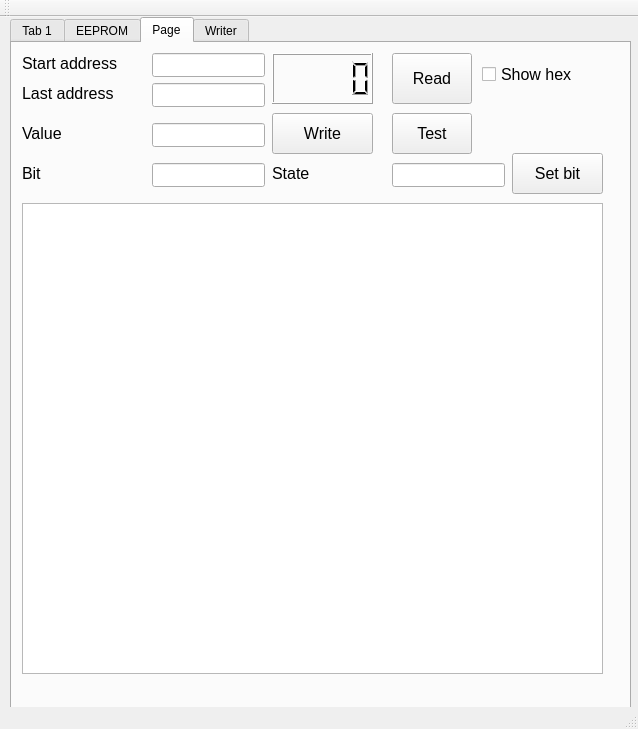
<?xml version="1.0" encoding="UTF-8"?>
<ui version="4.0">
 <class>MainWindow</class>
 <widget class="QMainWindow" name="MainWindow">
  <property name="geometry">
   <rect>
    <x>0</x>
    <y>0</y>
    <width>638</width>
    <height>729</height>
   </rect>
  </property>
  <property name="windowTitle">
   <string>sioxtest</string>
  </property>
  <widget class="QWidget" name="centralWidget">
   <widget class="QTabWidget" name="tabWidget">
    <property name="geometry">
     <rect>
      <x>10</x>
      <y>0</y>
      <width>621</width>
      <height>701</height>
     </rect>
    </property>
    <property name="currentIndex">
     <number>2</number>
    </property>
    <widget class="QWidget" name="tab">
     <attribute name="title">
      <string>Tab 1</string>
     </attribute>
     <widget class="QLineEdit" name="stationAddressTextBox">
      <property name="geometry">
       <rect>
        <x>180</x>
        <y>370</y>
        <width>61</width>
        <height>21</height>
       </rect>
      </property>
      <property name="text">
       <string/>
      </property>
     </widget>
     <widget class="QLabel" name="busNumberLabel">
      <property name="geometry">
       <rect>
        <x>130</x>
        <y>70</y>
        <width>111</width>
        <height>21</height>
       </rect>
      </property>
      <property name="font">
       <font>
        <pointsize>12</pointsize>
       </font>
      </property>
      <property name="text">
       <string/>
      </property>
     </widget>
     <widget class="QLabel" name="stationAddressLabel">
      <property name="geometry">
       <rect>
        <x>10</x>
        <y>370</y>
        <width>131</width>
        <height>21</height>
       </rect>
      </property>
      <property name="font">
       <font>
        <pointsize>12</pointsize>
       </font>
      </property>
      <property name="text">
       <string>Station address</string>
      </property>
     </widget>
     <widget class="QPushButton" name="activatePort1">
      <property name="geometry">
       <rect>
        <x>10</x>
        <y>240</y>
        <width>230</width>
        <height>41</height>
       </rect>
      </property>
      <property name="font">
       <font>
        <pointsize>12</pointsize>
       </font>
      </property>
      <property name="text">
       <string>Aktivera port 1</string>
      </property>
     </widget>
     <widget class="QLineEdit" name="outputTextBox">
      <property name="geometry">
       <rect>
        <x>180</x>
        <y>400</y>
        <width>61</width>
        <height>21</height>
       </rect>
      </property>
      <property name="text">
       <string/>
      </property>
     </widget>
     <widget class="QLabel" name="commandLabel">
      <property name="geometry">
       <rect>
        <x>10</x>
        <y>100</y>
        <width>91</width>
        <height>21</height>
       </rect>
      </property>
      <property name="font">
       <font>
        <pointsize>12</pointsize>
       </font>
      </property>
      <property name="text">
       <string>Command</string>
      </property>
     </widget>
     <widget class="QLabel" name="portLabel">
      <property name="geometry">
       <rect>
        <x>10</x>
        <y>10</y>
        <width>49</width>
        <height>21</height>
       </rect>
      </property>
      <property name="font">
       <font>
        <pointsize>12</pointsize>
       </font>
      </property>
      <property name="text">
       <string>Port</string>
      </property>
     </widget>
     <widget class="QTextEdit" name="log">
      <property name="geometry">
       <rect>
        <x>250</x>
        <y>10</y>
        <width>351</width>
        <height>591</height>
       </rect>
      </property>
     </widget>
     <widget class="QLabel" name="speedLabel">
      <property name="geometry">
       <rect>
        <x>10</x>
        <y>40</y>
        <width>81</width>
        <height>21</height>
       </rect>
      </property>
      <property name="font">
       <font>
        <pointsize>12</pointsize>
       </font>
      </property>
      <property name="text">
       <string>Speed</string>
      </property>
     </widget>
     <widget class="QLabel" name="groupAddressLabel">
      <property name="geometry">
       <rect>
        <x>10</x>
        <y>340</y>
        <width>131</width>
        <height>21</height>
       </rect>
      </property>
      <property name="font">
       <font>
        <pointsize>12</pointsize>
       </font>
      </property>
      <property name="text">
       <string>Group address</string>
      </property>
     </widget>
     <widget class="QLabel" name="busLabel">
      <property name="geometry">
       <rect>
        <x>10</x>
        <y>70</y>
        <width>49</width>
        <height>21</height>
       </rect>
      </property>
      <property name="font">
       <font>
        <pointsize>12</pointsize>
       </font>
      </property>
      <property name="text">
       <string>Bus</string>
      </property>
     </widget>
     <widget class="QPushButton" name="initButton">
      <property name="geometry">
       <rect>
        <x>10</x>
        <y>140</y>
        <width>230</width>
        <height>41</height>
       </rect>
      </property>
      <property name="font">
       <font>
        <pointsize>12</pointsize>
       </font>
      </property>
      <property name="text">
       <string>Init</string>
      </property>
     </widget>
     <widget class="QLineEdit" name="commandTextbox">
      <property name="geometry">
       <rect>
        <x>130</x>
        <y>100</y>
        <width>113</width>
        <height>21</height>
       </rect>
      </property>
     </widget>
     <widget class="QLabel" name="outputLabel">
      <property name="geometry">
       <rect>
        <x>10</x>
        <y>400</y>
        <width>121</width>
        <height>21</height>
       </rect>
      </property>
      <property name="font">
       <font>
        <pointsize>12</pointsize>
       </font>
      </property>
      <property name="text">
       <string>Output</string>
      </property>
     </widget>
     <widget class="QLineEdit" name="speedTextbox">
      <property name="geometry">
       <rect>
        <x>130</x>
        <y>40</y>
        <width>113</width>
        <height>21</height>
       </rect>
      </property>
      <property name="text">
       <string>9600</string>
      </property>
     </widget>
     <widget class="QPushButton" name="testSioxData">
      <property name="geometry">
       <rect>
        <x>10</x>
        <y>430</y>
        <width>230</width>
        <height>41</height>
       </rect>
      </property>
      <property name="font">
       <font>
        <pointsize>12</pointsize>
       </font>
      </property>
      <property name="text">
       <string>Test SioxData</string>
      </property>
     </widget>
     <widget class="QPushButton" name="sendCommand">
      <property name="geometry">
       <rect>
        <x>10</x>
        <y>190</y>
        <width>230</width>
        <height>41</height>
       </rect>
      </property>
      <property name="font">
       <font>
        <pointsize>12</pointsize>
       </font>
      </property>
      <property name="text">
       <string>Send command</string>
      </property>
     </widget>
     <widget class="QLineEdit" name="groupAddressTextBox">
      <property name="geometry">
       <rect>
        <x>180</x>
        <y>340</y>
        <width>61</width>
        <height>21</height>
       </rect>
      </property>
      <property name="text">
       <string/>
      </property>
     </widget>
     <widget class="QPushButton" name="deactivatePort1">
      <property name="geometry">
       <rect>
        <x>10</x>
        <y>290</y>
        <width>230</width>
        <height>41</height>
       </rect>
      </property>
      <property name="font">
       <font>
        <pointsize>12</pointsize>
       </font>
      </property>
      <property name="text">
       <string>Deaktivera port 1</string>
      </property>
     </widget>
     <widget class="QLineEdit" name="portTextbox">
      <property name="geometry">
       <rect>
        <x>130</x>
        <y>10</y>
        <width>113</width>
        <height>21</height>
       </rect>
      </property>
      <property name="text">
       <string>COM3</string>
      </property>
     </widget>
     <widget class="QPushButton" name="testSioxText">
      <property name="geometry">
       <rect>
        <x>10</x>
        <y>480</y>
        <width>230</width>
        <height>41</height>
       </rect>
      </property>
      <property name="font">
       <font>
        <pointsize>12</pointsize>
       </font>
      </property>
      <property name="text">
       <string>Test SioxText</string>
      </property>
     </widget>
     <widget class="QPushButton" name="testRAMWrite">
      <property name="geometry">
       <rect>
        <x>10</x>
        <y>530</y>
        <width>230</width>
        <height>41</height>
       </rect>
      </property>
      <property name="font">
       <font>
        <pointsize>12</pointsize>
       </font>
      </property>
      <property name="text">
       <string>Test RAM Write</string>
      </property>
     </widget>
    </widget>
    <widget class="QWidget" name="eepromTab">
     <attribute name="title">
      <string>EEPROM</string>
     </attribute>
     <widget class="QTextEdit" name="eepromTextEdit">
      <property name="geometry">
       <rect>
        <x>0</x>
        <y>0</y>
        <width>601</width>
        <height>611</height>
       </rect>
      </property>
      <property name="font">
       <font>
        <family>Consolas</family>
        <pointsize>16</pointsize>
       </font>
      </property>
     </widget>
    </widget>
    <widget class="QWidget" name="tab_2">
     <attribute name="title">
      <string>Page</string>
     </attribute>
     <widget class="QLabel" name="startAddressLabel">
      <property name="geometry">
       <rect>
        <x>10</x>
        <y>10</y>
        <width>131</width>
        <height>21</height>
       </rect>
      </property>
      <property name="font">
       <font>
        <pointsize>12</pointsize>
       </font>
      </property>
      <property name="text">
       <string>Start address</string>
      </property>
     </widget>
     <widget class="QLabel" name="lastAddressLabel">
      <property name="geometry">
       <rect>
        <x>10</x>
        <y>40</y>
        <width>121</width>
        <height>21</height>
       </rect>
      </property>
      <property name="font">
       <font>
        <pointsize>12</pointsize>
       </font>
      </property>
      <property name="text">
       <string>Last address</string>
      </property>
     </widget>
     <widget class="QLineEdit" name="startAddressTextBox">
      <property name="geometry">
       <rect>
        <x>140</x>
        <y>10</y>
        <width>113</width>
        <height>24</height>
       </rect>
      </property>
      <property name="font">
       <font>
        <pointsize>12</pointsize>
       </font>
      </property>
     </widget>
     <widget class="QLineEdit" name="lastAddressTextBox">
      <property name="geometry">
       <rect>
        <x>140</x>
        <y>40</y>
        <width>113</width>
        <height>24</height>
       </rect>
      </property>
      <property name="font">
       <font>
        <pointsize>12</pointsize>
       </font>
      </property>
     </widget>
     <widget class="QLCDNumber" name="addressLCD">
      <property name="geometry">
       <rect>
        <x>260</x>
        <y>10</y>
        <width>101</width>
        <height>51</height>
       </rect>
      </property>
      <property name="font">
       <font>
        <pointsize>10</pointsize>
       </font>
      </property>
     </widget>
     <widget class="QPushButton" name="readRAMButton">
      <property name="geometry">
       <rect>
        <x>380</x>
        <y>10</y>
        <width>80</width>
        <height>51</height>
       </rect>
      </property>
      <property name="font">
       <font>
        <pointsize>12</pointsize>
       </font>
      </property>
      <property name="text">
       <string>Read</string>
      </property>
     </widget>
     <widget class="QTextEdit" name="ramOutputTextEdit">
      <property name="geometry">
       <rect>
        <x>10</x>
        <y>160</y>
        <width>581</width>
        <height>471</height>
       </rect>
      </property>
      <property name="font">
       <font>
        <family>Consolas</family>
        <pointsize>16</pointsize>
       </font>
      </property>
     </widget>
     <widget class="QPushButton" name="testRAMStuffButton">
      <property name="geometry">
       <rect>
        <x>380</x>
        <y>70</y>
        <width>80</width>
        <height>41</height>
       </rect>
      </property>
      <property name="font">
       <font>
        <pointsize>12</pointsize>
       </font>
      </property>
      <property name="text">
       <string>Test</string>
      </property>
     </widget>
     <widget class="QLabel" name="valueLabel">
      <property name="geometry">
       <rect>
        <x>10</x>
        <y>80</y>
        <width>121</width>
        <height>21</height>
       </rect>
      </property>
      <property name="font">
       <font>
        <pointsize>12</pointsize>
       </font>
      </property>
      <property name="text">
       <string>Value</string>
      </property>
     </widget>
     <widget class="QLineEdit" name="valueTextBox">
      <property name="geometry">
       <rect>
        <x>140</x>
        <y>80</y>
        <width>113</width>
        <height>24</height>
       </rect>
      </property>
      <property name="font">
       <font>
        <pointsize>12</pointsize>
       </font>
      </property>
     </widget>
     <widget class="QPushButton" name="writeValueButton">
      <property name="geometry">
       <rect>
        <x>260</x>
        <y>70</y>
        <width>101</width>
        <height>41</height>
       </rect>
      </property>
      <property name="font">
       <font>
        <pointsize>12</pointsize>
       </font>
      </property>
      <property name="text">
       <string>Write</string>
      </property>
     </widget>
     <widget class="QCheckBox" name="showHexCheckBox">
      <property name="geometry">
       <rect>
        <x>470</x>
        <y>20</y>
        <width>131</width>
        <height>22</height>
       </rect>
      </property>
      <property name="font">
       <font>
        <pointsize>12</pointsize>
       </font>
      </property>
      <property name="text">
       <string>Show hex</string>
      </property>
     </widget>
     <widget class="QLabel" name="bitLabel">
      <property name="geometry">
       <rect>
        <x>10</x>
        <y>120</y>
        <width>121</width>
        <height>21</height>
       </rect>
      </property>
      <property name="font">
       <font>
        <pointsize>12</pointsize>
       </font>
      </property>
      <property name="text">
       <string>Bit</string>
      </property>
     </widget>
     <widget class="QLineEdit" name="bitTextBox">
      <property name="geometry">
       <rect>
        <x>140</x>
        <y>120</y>
        <width>113</width>
        <height>24</height>
       </rect>
      </property>
      <property name="font">
       <font>
        <pointsize>12</pointsize>
       </font>
      </property>
     </widget>
     <widget class="QLabel" name="bitStateLabel">
      <property name="geometry">
       <rect>
        <x>260</x>
        <y>120</y>
        <width>121</width>
        <height>21</height>
       </rect>
      </property>
      <property name="font">
       <font>
        <pointsize>12</pointsize>
       </font>
      </property>
      <property name="text">
       <string>State</string>
      </property>
     </widget>
     <widget class="QLineEdit" name="bitStateTextBox">
      <property name="geometry">
       <rect>
        <x>380</x>
        <y>120</y>
        <width>113</width>
        <height>24</height>
       </rect>
      </property>
      <property name="font">
       <font>
        <pointsize>12</pointsize>
       </font>
      </property>
     </widget>
     <widget class="QPushButton" name="setBitButton">
      <property name="geometry">
       <rect>
        <x>500</x>
        <y>110</y>
        <width>91</width>
        <height>41</height>
       </rect>
      </property>
      <property name="font">
       <font>
        <pointsize>12</pointsize>
       </font>
      </property>
      <property name="text">
       <string>Set bit</string>
      </property>
     </widget>
    </widget>
    <widget class="QWidget" name="writerTab">
     <attribute name="title">
      <string>Writer</string>
     </attribute>
     <widget class="QLabel" name="label_2">
      <property name="geometry">
       <rect>
        <x>10</x>
        <y>40</y>
        <width>121</width>
        <height>21</height>
       </rect>
      </property>
      <property name="font">
       <font>
        <pointsize>12</pointsize>
       </font>
      </property>
      <property name="text">
       <string>Last address</string>
      </property>
     </widget>
     <widget class="QLabel" name="label_3">
      <property name="geometry">
       <rect>
        <x>10</x>
        <y>10</y>
        <width>121</width>
        <height>21</height>
       </rect>
      </property>
      <property name="font">
       <font>
        <pointsize>12</pointsize>
       </font>
      </property>
      <property name="text">
       <string>Start address</string>
      </property>
     </widget>
     <widget class="QLineEdit" name="lineEdit">
      <property name="geometry">
       <rect>
        <x>320</x>
        <y>240</y>
        <width>113</width>
        <height>24</height>
       </rect>
      </property>
     </widget>
     <widget class="QLineEdit" name="lineEdit_2">
      <property name="geometry">
       <rect>
        <x>310</x>
        <y>320</y>
        <width>113</width>
        <height>24</height>
       </rect>
      </property>
     </widget>
    </widget>
   </widget>
  </widget>
  <widget class="QMenuBar" name="menuBar">
   <property name="geometry">
    <rect>
     <x>0</x>
     <y>0</y>
     <width>638</width>
     <height>25</height>
    </rect>
   </property>
  </widget>
  <widget class="QToolBar" name="mainToolBar">
   <attribute name="toolBarArea">
    <enum>TopToolBarArea</enum>
   </attribute>
   <attribute name="toolBarBreak">
    <bool>false</bool>
   </attribute>
  </widget>
  <widget class="QStatusBar" name="statusBar"/>
 </widget>
 <tabstops>
  <tabstop>portTextbox</tabstop>
  <tabstop>speedTextbox</tabstop>
  <tabstop>commandTextbox</tabstop>
  <tabstop>groupAddressTextBox</tabstop>
  <tabstop>stationAddressTextBox</tabstop>
  <tabstop>outputTextBox</tabstop>
  <tabstop>initButton</tabstop>
  <tabstop>sendCommand</tabstop>
  <tabstop>activatePort1</tabstop>
  <tabstop>deactivatePort1</tabstop>
  <tabstop>testSioxData</tabstop>
  <tabstop>log</tabstop>
 </tabstops>
 <resources/>
 <connections/>
</ui>
